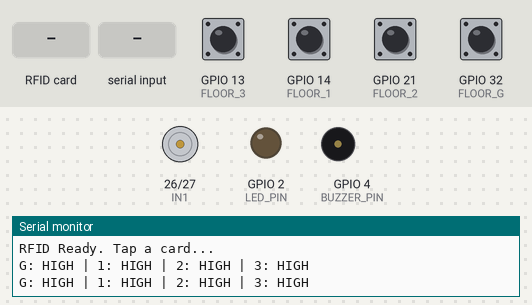
The sketch below on a simulated ESP32. Shown: motor-driver pin pairs drawn as motors (green arrow = first pin HIGH = forward, orange = second pin HIGH = backward, longer = more drive, scaled by the enable pin), output pins drawn as LEDs (lit = HIGH), buzzer (waves = sounding, pin HIGH), the last lines printed to the serial monitor. The test bench sets the inputs (shaded band); at power-on: GPIO 13 (FLOOR_3), GPIO 14 (FLOOR_1), GPIO 21 (FLOOR_2), GPIO 32 (FLOOR_G) HIGH.

Above: at 1.2 s.
1.3 s: RFID card 5E 7A 19 C4 held to the reader
At 1.57 s:
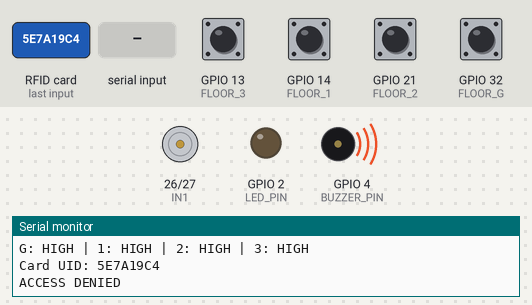
3.4 s: "0\n" received over Serial
At 4.2 s:
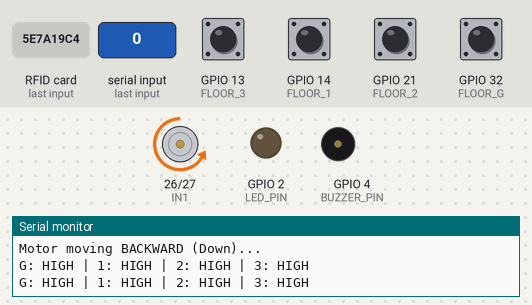
4.9 s: RFID card 69 BD F3 06 held to the reader
At 5.3 s:
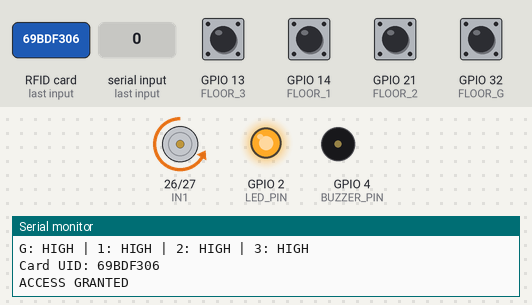
7.4 s: "1\n" received over Serial
At 7.8 s:
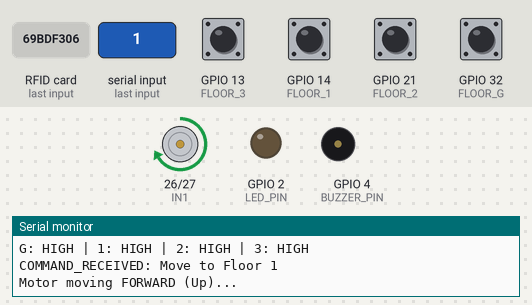
8.9 s: RFID card 3E AF 1A AA held to the reader
At 9.7 s:
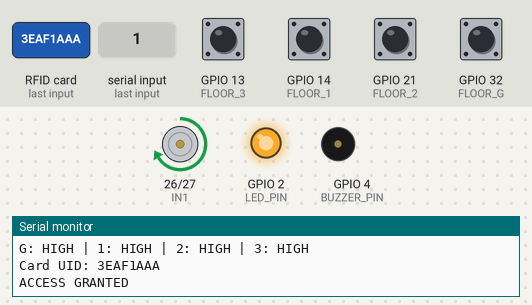
11.4 s: GPIO 13 (FLOOR_3) pulled LOW for 0.15 s
At 12.8 s:
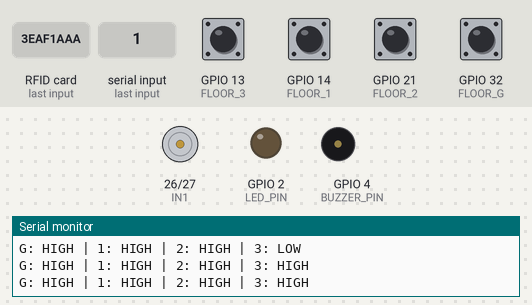
Timing chart, 0 to 14.0 s (numbered marks = the images above; inputs shaded):
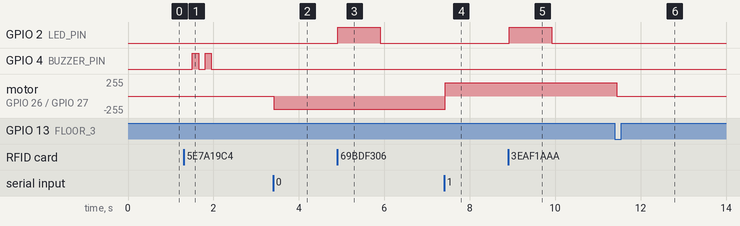

Measured:
- after the input at 1.3 s, GPIO 4 (BUZZER_PIN): alternates HIGH for 0.15 s and LOW for 0.15 s, 4 changes in all, then stays LOW, starting after 0.20 s
- after the input at 3.4 s, motor on GPIO 26 (IN1) / GPIO 27 (IN2): stopped → backward 200/255 at once
- after the input at 4.9 s, GPIO 2 (LED_PIN): LOW → HIGH at once, → LOW 1.0 s later
- after the input at 7.4 s, motor on GPIO 26 (IN1) / GPIO 27 (IN2): backward 200/255 → forward 200/255 at once
- after the input at 8.9 s, GPIO 2 (LED_PIN): LOW → HIGH at once, → LOW 1.0 s later
- after the input at 11.4 s, motor on GPIO 26 (IN1) / GPIO 27 (IN2): forward 200/255 → stopped at once

The sketch:

main.ino
```cpp
// ==========================================
// SmartLift - Integrated Controller & Motor
// Board: ESP32 Dev Module (30-pin)
// ==========================================

#include <SPI.h>
#include <MFRC522.h>

// --- Floor Limit Sensors (from 1.ino) ---
#define FLOOR_G    32   // Ground Floor limit switch / sensor (INPUT_PULLUP)
#define FLOOR_1    14   // Floor 1 limit switch / sensor (INPUT_PULLUP)
#define FLOOR_2    21   // Floor 2 limit switch / sensor (INPUT_PULLUP)
#define FLOOR_3    13   // Floor 3 limit switch / sensor (INPUT_PULLUP)

// --- RFID RC522 & Indicators (from 2.ino) ---
// Note: Hardware SPI uses SCK -> GPIO 18, MISO -> GPIO 19, MOSI -> GPIO 23
#define SS_PIN      5   // RC522 SDA / SS (Chip Select)
#define RST_PIN    22   // RC522 Reset
#define BUZZER_PIN  4   // Buzzer (+)
#define LED_PIN     2   // Built-in LED / Indicator

// Put your card/keychain UIDs here (uppercase, no spaces)
const char* AUTHORIZED_UIDS[] = {
  "69BDF306",
  "3EAF1AAA",
  "6E9818AA",
  "12D56B06",
  "11223344"
};
const int NUM_AUTH = sizeof(AUTHORIZED_UIDS) / sizeof(AUTHORIZED_UIDS[0]);

MFRC522 rfid(SS_PIN, RST_PIN);
unsigned long lastScan = 0;

// --- L293D Motor Driver (from 3.ino) ---
#define EN_A       25   // Motor A Speed (PWM)
#define IN1        26   // Motor A Direction 1
#define IN2        27   // Motor A Direction 2

// Motor Speed (0 - 255)
const uint8_t SPEED = 200;

// Lift State Tracking
enum LiftState { IDLE, MOVING_FORWARD, MOVING_BACKWARD };
LiftState liftState = IDLE;

int targetFloor = -1;       // -1 = No target (idle), 0 = G, 1 = 1, 2 = 2, 3 = 3
int lastKnownFloor = 0;     // Remembers position if between floors

// --- RFID Helper Functions ---
bool isAuthorized(const String& uid) {
  for (int i = 0; i < NUM_AUTH; i++) {
    if (uid.equals(AUTHORIZED_UIDS[i])) return true;
  }
  return false;
}

void beepDenied() {
  for (int i = 0; i < 2; i++) {
    digitalWrite(BUZZER_PIN, HIGH);
    delay(150);
    digitalWrite(BUZZER_PIN, LOW);
    delay(150);
  }
}

// --- Motor Control Functions ---
void motorForward(uint8_t speed) {
  digitalWrite(IN1, HIGH);
  digitalWrite(IN2, LOW);
  analogWrite(EN_A, speed);
}

void motorBackward(uint8_t speed) {
  digitalWrite(IN1, LOW);
  digitalWrite(IN2, HIGH);
  analogWrite(EN_A, speed);
}

void stopMotor() {
  // Instant stop
  digitalWrite(IN1, LOW);
  digitalWrite(IN2, LOW);
  analogWrite(EN_A, 0);
}

// Aliases for Up / Down
void motorUp(uint8_t speed)   { motorForward(speed); }
void motorDown(uint8_t speed) { motorBackward(speed); }

// --- Floor Position Detection (Top-sensor priority) ---
// Active LOW = sensor triggered
// Debounce confirmation: filters out motor PWM noise spikes on sensor lines
bool isSensorActive(uint8_t pin) {
  if (digitalRead(pin) == LOW) {
    delay(30); // Confirmation delay to filter out microsecond noise spikes
    return (digitalRead(pin) == LOW);
  }
  return false;
}

int getCurrentFloor() {
  if (isSensorActive(FLOOR_3)) {
    return 3;
  } else if (isSensorActive(FLOOR_2)) {
    return 2;
  } else if (isSensorActive(FLOOR_1)) {
    return 1;
  } else if (isSensorActive(FLOOR_G)) {
    return 0; // Ground floor
  }
  return -1; // Between floors (in transit)
}

void setup() {
  Serial.begin(115200);

  // Initialize Floor Sensor Pins
  pinMode(FLOOR_G, INPUT_PULLUP);
  pinMode(FLOOR_1, INPUT_PULLUP);
  pinMode(FLOOR_2, INPUT_PULLUP);
  pinMode(FLOOR_3, INPUT_PULLUP);

  // Initialize Buzzer & LED Pins
  pinMode(BUZZER_PIN, OUTPUT);
  pinMode(LED_PIN, OUTPUT);
  digitalWrite(BUZZER_PIN, LOW);
  digitalWrite(LED_PIN, LOW);

  // Initialize RFID Reader (RC522)
  SPI.begin();
  rfid.PCD_Init();
  Serial.println("RFID Ready. Tap a card...");

  // Initialize Motor Driver Pins
  pinMode(EN_A, OUTPUT);
  pinMode(IN1, OUTPUT);
  pinMode(IN2, OUTPUT);
  stopMotor();

  // Detect starting position
  int start = getCurrentFloor();
  if (start != -1) {
    lastKnownFloor = start;
  }
}

void loop() {
  int current = getCurrentFloor();
  if (current != -1) {
    lastKnownFloor = current;
  }

  // 1. Stop when Target Floor is Reached (runs motor for extra delay after detection)
  if (targetFloor != -1 && current == targetFloor) {
    delay(500); // Overrun delay
    stopMotor();
    liftState = IDLE;
    Serial.print("TARGET REACHED: ");
    if (targetFloor == 0) Serial.println("G (Ground Floor)");
    else { Serial.print("Floor "); Serial.println(targetFloor); }
    targetFloor = -1;
  }

  // Safety Boundary Protection: Don't drive past physical top/bottom limits
  if (liftState == MOVING_FORWARD && current == 3 && targetFloor != 3) {
    stopMotor();
    liftState = IDLE;
    targetFloor = -1;
    Serial.println("WARNING: Hit top floor limit switch (Floor 3). Stopped.");
  }
  if (liftState == MOVING_BACKWARD && current == 0 && targetFloor != 0) {
    stopMotor();
    liftState = IDLE;
    targetFloor = -1;
    Serial.println("WARNING: Hit bottom floor limit switch (Floor G). Stopped.");
  }

  // 2. Periodically stream floor sensor states (every 500ms)
  static unsigned long lastStreamTime = 0;
  if (millis() - lastStreamTime >= 500) {
    lastStreamTime = millis();

    Serial.print("G: ");
    Serial.print(digitalRead(FLOOR_G) == HIGH ? "HIGH" : "LOW");
    Serial.print(" | 1: ");
    Serial.print(digitalRead(FLOOR_1) == HIGH ? "HIGH" : "LOW");
    Serial.print(" | 2: ");
    Serial.print(digitalRead(FLOOR_2) == HIGH ? "HIGH" : "LOW");
    Serial.print(" | 3: ");
    Serial.println(digitalRead(FLOOR_3) == HIGH ? "HIGH" : "LOW");
  }

  // 3. Listen for incoming target floor commands over Serial (from Python)
  if (Serial.available() > 0) {
    char cmd = Serial.read();

    // Ignore whitespace / newline characters
    if (cmd == '\r' || cmd == '\n' || cmd == ' ') {
      return;
    }

    if (cmd == 'G' || cmd == 'g' || cmd == '0' ||
        cmd == '1' || cmd == '2' || cmd == '3') {

      int target = (cmd == 'G' || cmd == 'g' || cmd == '0') ? 0 : (cmd - '0');

      Serial.print("COMMAND_RECEIVED: Move to Floor ");
      if (target == 0) Serial.println("G");
      else Serial.println(target);

      // Evaluate movement direction
      int referencePos = (current != -1) ? current : lastKnownFloor;

      if (current != -1 && current == target) {
        stopMotor();
        liftState = IDLE;
        targetFloor = -1;
        Serial.println("Already at target floor.");
      } else if (target > referencePos) {
        targetFloor = target;
        liftState = MOVING_FORWARD;
        motorForward(SPEED);
        Serial.println("Motor moving FORWARD (Up)...");
      } else {
        targetFloor = target;
        liftState = MOVING_BACKWARD;
        motorBackward(SPEED);
        Serial.println("Motor moving BACKWARD (Down)...");
      }
    }
  }

  // 4. RFID Card Reading & Buzzer (as is from 2.ino, no motor logic)
  if (millis() - lastScan >= 1500) {
    if (rfid.PICC_IsNewCardPresent() && rfid.PICC_ReadCardSerial()) {
      lastScan = millis();

      String uid = "";
      for (byte i = 0; i < rfid.uid.size; i++) {
        if (rfid.uid.uidByte[i] < 0x10) uid += "0";
        uid += String(rfid.uid.uidByte[i], HEX);
      }
      uid.toUpperCase();

      Serial.print("Card UID: ");
      Serial.println(uid);

      if (isAuthorized(uid)) {
        Serial.println("ACCESS GRANTED");
        digitalWrite(LED_PIN, HIGH);
        delay(1000);
        digitalWrite(LED_PIN, LOW);
      } else {
        Serial.println("ACCESS DENIED");
        beepDenied();
      }

      rfid.PICC_HaltA();
      rfid.PCD_StopCrypto1();
    }
  }
}
```
